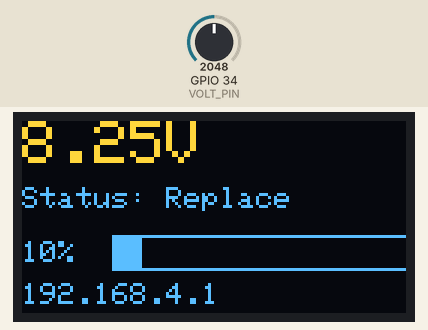
A sketch run on a simulated ESP32. Shown: 128×64 one-colour display. Inputs (shaded band) come from the test bench; at power-on: GPIO 34 (VOLT_PIN) = 2048. The OLED is the two-colour kind (top 16 rows yellow); what the sketch prints to the serial monitor is not drawn.

Above: at 2.6 s.
2.7 s: GPIO 34 (VOLT_PIN) set to 2810
At 4.5 s:
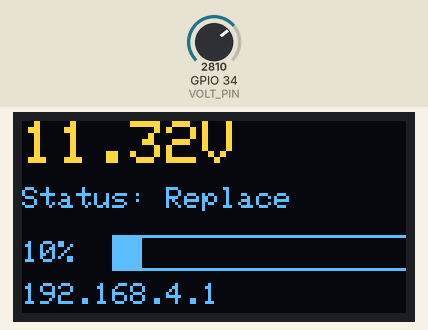
5.5 s: GPIO 34 (VOLT_PIN) set to 2912
At 7.2 s:
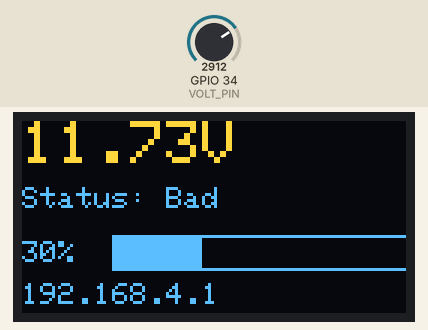
7.5 s: GPIO 34 (VOLT_PIN) set to 3023
At 8.8 s:
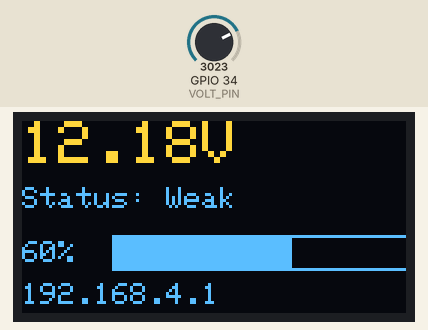
9.5 s: GPIO 34 (VOLT_PIN) set to 3603
At 10.4 s:
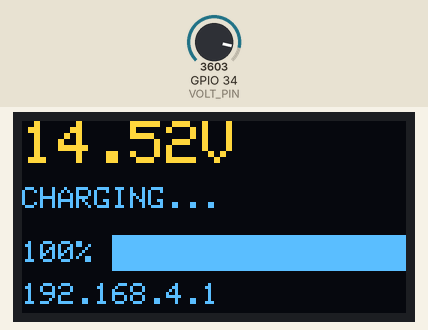
11.5 s: GPIO 34 (VOLT_PIN) set to 3403
At 13.1 s:
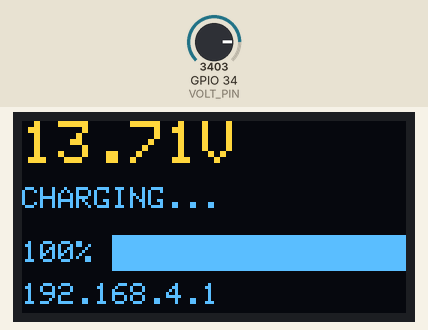
13.5 s: GPIO 34 (VOLT_PIN) set to 3310
At 14.7 s:
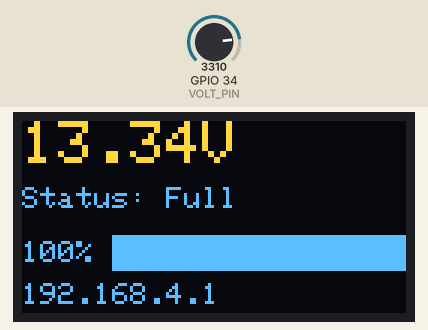
Timing chart, 0 to 16.5 s (numbered marks = the images above; inputs shaded):
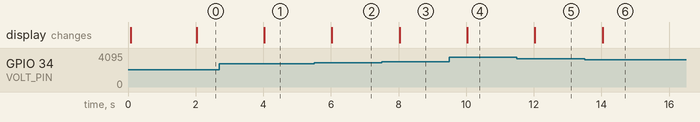

The sketch:

ESP32_Battery_Monitor.ino
```cpp
#include <WiFi.h>
#include <WebServer.h>
#include <Wire.h>
#include <Adafruit_GFX.h>
#include <Adafruit_SSD1306.h>

// ========== OLED Settings ==========
#define SCREEN_WIDTH 128
#define SCREEN_HEIGHT 64
#define OLED_ADDR 0x3C
Adafruit_SSD1306 display(SCREEN_WIDTH, SCREEN_HEIGHT, &Wire, -1);

// ========== Voltage Sensor ==========
#define VOLT_PIN 34
#define VOLT_DIVIDER 5.0f
#define REF_VOLTAGE 3.3f
#define ADC_RESOLUTION 4095.0f

// ========== Access Point Settings ==========
const char* ap_ssid = "BatteryMonitor";     // WiFi name
const char* ap_password = "12345678";       // Password (min 8 chars)

WebServer server(80);

// ========== Functions ==========
float readBatteryVoltage() {
  int raw = analogRead(VOLT_PIN);
  return (raw / ADC_RESOLUTION) * REF_VOLTAGE * VOLT_DIVIDER;
}

String getStatus(float voltage) {
  if (voltage >= 12.6) return "Full";
  else if (voltage >= 12.3) return "Good";
  else if (voltage >= 12.0) return "Weak";
  else if (voltage >= 11.5) return "Bad";
  else return "Replace";
}

int getPercent(float voltage) {
  if (voltage >= 12.6) return 100;
  else if (voltage >= 12.3) return 80;
  else if (voltage >= 12.0) return 60;
  else if (voltage >= 11.5) return 30;
  else return 10;
}

void updateOLED(float voltage, bool isCharging) {
  display.clearDisplay();

  display.setTextSize(2);
  display.setTextColor(SSD1306_WHITE);
  display.setCursor(0, 0);
  display.print(voltage, 2);
  display.print("V");

  display.setTextSize(1);
  display.setCursor(0, 22);
  if (isCharging) {
    display.print("CHARGING...");
  } else {
    display.print("Status: ");
    display.print(getStatus(voltage));
  }

  int percent = getPercent(voltage);
  display.setCursor(0, 40);
  display.print(percent);
  display.print("%");

  display.drawRect(30, 38, 100, 12, SSD1306_WHITE);
  display.fillRect(30, 39, map(percent, 0, 100, 0, 100), 10, SSD1306_WHITE);

  // Show IP on OLED
  display.setTextSize(1);
  display.setCursor(0, 54);
  display.print(WiFi.softAPIP());

  display.display();
}

// ========== Web Page ==========
void handleRoot() {
  float voltage = readBatteryVoltage();
  bool isCharging = (voltage > 13.5);
  int percent = getPercent(voltage);
  String status = getStatus(voltage);

  String html = R"rawliteral(
  <!DOCTYPE html>
  <html>
  <head>
    <meta name="viewport" content="width=device-width, initial-scale=1.0">
    <title>Battery Monitor</title>
    <style>
      * { margin: 0; padding: 0; box-sizing: border-box; }
      body {
        font-family: 'Segoe UI', Tahoma, Geneva, Verdana, sans-serif;
        background: linear-gradient(135deg, #0a0a1a, #1a1a3e, #0d1b2a);
        color: #fff;
        min-height: 100vh;
        display: flex;
        justify-content: center;
        align-items: center;
        padding: 20px;
      }
      .container {
        background: rgba(255,255,255,0.05);
        backdrop-filter: blur(10px);
        border-radius: 30px;
        padding: 35px;
        max-width: 480px;
        width: 100%;
        box-shadow: 0 20px 60px rgba(0,0,0,0.7);
        border: 1px solid rgba(255,255,255,0.08);
      }
      h1 {
        text-align: center;
        font-size: 22px;
        color: #4fc3f7;
        letter-spacing: 3px;
        margin-bottom: 5px;
      }
      .subtitle {
        text-align: center;
        color: #666;
        font-size: 12px;
        margin-bottom: 25px;
        letter-spacing: 1px;
      }
      .voltage {
        text-align: center;
        font-size: 72px;
        font-weight: 300;
        color: #4fc3f7;
        padding: 10px 0;
        text-shadow: 0 0 40px rgba(79,195,247,0.2);
        font-family: 'Courier New', monospace;
      }
      .voltage span { font-size: 28px; color: #555; }

      .status-box {
        background: rgba(255,255,255,0.03);
        border-radius: 15px;
        padding: 15px;
        margin: 15px 0;
        text-align: center;
        border: 1px solid rgba(255,255,255,0.05);
      }
      .status-label { color: #888; font-size: 12px; text-transform: uppercase; letter-spacing: 2px; }
      .status-value {
        font-size: 28px;
        font-weight: bold;
        margin-top: 5px;
      }
      .charging { color: #ffd54f; }
      .full { color: #4caf50; }
      .good { color: #8bc34a; }
      .weak { color: #ff9800; }
      .bad { color: #f44336; }
      .replace { color: #d32f2f; }

      .bar-container {
        background: rgba(255,255,255,0.08);
        border-radius: 20px;
        height: 28px;
        margin: 15px 0;
        overflow: hidden;
        position: relative;
      }
      .bar {
        height: 100%;
        border-radius: 20px;
        transition: width 0.5s ease;
        background: linear-gradient(90deg, #4fc3f7, #00e676);
      }
      .bar-percent {
        position: absolute;
        right: 12px;
        top: 50%;
        transform: translateY(-50%);
        font-size: 13px;
        font-weight: bold;
        color: #fff;
        text-shadow: 0 0 10px rgba(0,0,0,0.8);
      }

      .info-grid {
        display: grid;
        grid-template-columns: 1fr 1fr;
        gap: 10px;
        margin: 15px 0;
      }
      .info-item {
        background: rgba(255,255,255,0.03);
        border-radius: 10px;
        padding: 10px;
        text-align: center;
        border: 1px solid rgba(255,255,255,0.05);
      }
      .info-item .label { font-size: 10px; color: #666; text-transform: uppercase; }
      .info-item .value { font-size: 16px; font-weight: bold; color: #4fc3f7; margin-top: 3px; }

      .btn-group {
        display: grid;
        grid-template-columns: 1fr 1fr;
        gap: 10px;
        margin-top: 15px;
      }
      .btn {
        padding: 14px;
        border: none;
        border-radius: 12px;
        color: #fff;
        font-size: 16px;
        font-weight: bold;
        cursor: pointer;
        transition: all 0.3s;
        text-align: center;
        text-decoration: none;
      }
      .btn-refresh {
        background: linear-gradient(135deg, #4fc3f7, #0288d1);
      }
      .btn-refresh:hover { transform: scale(1.02); opacity: 0.9; }
      .btn-ip {
        background: rgba(255,255,255,0.08);
        font-size: 12px;
        color: #888;
        cursor: default;
      }

      .footer {
        text-align: center;
        font-size: 10px;
        color: #444;
        margin-top: 20px;
        letter-spacing: 1px;
      }
    </style>
  </head>
  <body>
    <div class="container">
      <h1>🔋 BATTERY</h1>
      <div class="subtitle">ESP32 SMART MONITOR</div>

      <div class="voltage">
        )rawliteral";
  html += String(voltage, 2);
  html += R"rawliteral(<span> V</span>
      </div>

      <div class="status-box">
        <div class="status-label">Battery Status</div>
        <div class="status-value )rawliteral";
  if (isCharging) html += "charging";
  else if (status == "Full") html += "full";
  else if (status == "Good") html += "good";
  else if (status == "Weak") html += "weak";
  else if (status == "Bad") html += "bad";
  else html += "replace";
  html += R"rawliteral(">
          )rawliteral";
  if (isCharging) html += "⚡ CHARGING";
  else html += status;
  html += R"rawliteral(
        </div>
      </div>

      <div class="bar-container">
        <div class="bar" style="width: )rawliteral";
  html += String(percent);
  html += R"rawliteral(%"></div>
        <div class="bar-percent">)rawliteral";
  html += String(percent);
  html += R"rawliteral(%</div>
      </div>

      <div class="info-grid">
        <div class="info-item">
          <div class="label">IP Address</div>
          <div class="value">192.168.4.1</div>
        </div>
        <div class="info-item">
          <div class="label">WiFi</div>
          <div class="value" style="font-size:12px;">BatteryMonitor</div>
        </div>
      </div>

      <div class="btn-group">
        <button class="btn btn-refresh" onclick="location.reload()">🔄 Refresh</button>
        <div class="btn btn-ip">⚡ AP Mode</div>
      </div>

      <div class="footer">Auto-refresh every 3s • Connect to "BatteryMonitor" WiFi</div>
    </div>

    <script>
      setTimeout(function() { location.reload(); }, 3000);
    </script>
  </body>
  </html>
  )rawliteral";

  server.send(200, "text/html", html);
}

// ========== Setup ==========
void setup() {
  Serial.begin(115200);

  // OLED init
  if (!display.begin(SSD1306_SWITCHCAPVCC, OLED_ADDR)) {
    Serial.println("OLED error");
  }
  display.clearDisplay();
  display.setTextSize(1);
  display.setTextColor(SSD1306_WHITE);
  display.setCursor(0, 20);
  display.println("Starting AP...");
  display.display();

  // Setup Access Point
  WiFi.softAP(ap_ssid, ap_password);
  Serial.println("Access Point Started");
  Serial.print("SSID: ");
  Serial.println(ap_ssid);
  Serial.print("Password: ");
  Serial.println(ap_password);
  Serial.print("IP Address: ");
  Serial.println(WiFi.softAPIP());

  // Web server
  server.on("/", handleRoot);
  server.begin();
  Serial.println("HTTP server started");

  // Show IP on OLED
  display.clearDisplay();
  display.setTextSize(1);
  display.setCursor(0, 0);
  display.println("AP Mode");
  display.setTextSize(2);
  display.setCursor(0, 20);
  display.println("192.168.4.1");
  display.display();
}

// ========== Loop ==========
void loop() {
  server.handleClient();

  static unsigned long lastUpdate = 0;
  if (millis() - lastUpdate > 2000) {
    lastUpdate = millis();
    float voltage = readBatteryVoltage();
    bool isCharging = (voltage > 13.5);
    updateOLED(voltage, isCharging);
  }
}
```

Measured:
- the behaviour switches between 2854 and 2855 on GPIO 34 (VOLT_PIN) (found by bisection; images 1 and 2)
- the behaviour switches between 2978 and 2979 on GPIO 34 (VOLT_PIN) (found by bisection; images 2 and 3)
- the behaviour switches between 3351 and 3350 on GPIO 34 (VOLT_PIN) (found by bisection; images 5 and 6)
- after the input at 2.7 s, the display: changes after 1.3 s (image 1)
- after the input at 5.5 s, the display: changes after 0.53 s (image 2)
- after the input at 7.5 s, the display: changes after 0.53 s (image 3)
- after the input at 9.5 s, the display: changes after 0.53 s (image 4)
- after the input at 11.5 s, the display: changes after 0.53 s (image 5)
- after the input at 13.5 s, the display: changes after 0.53 s (image 6)
